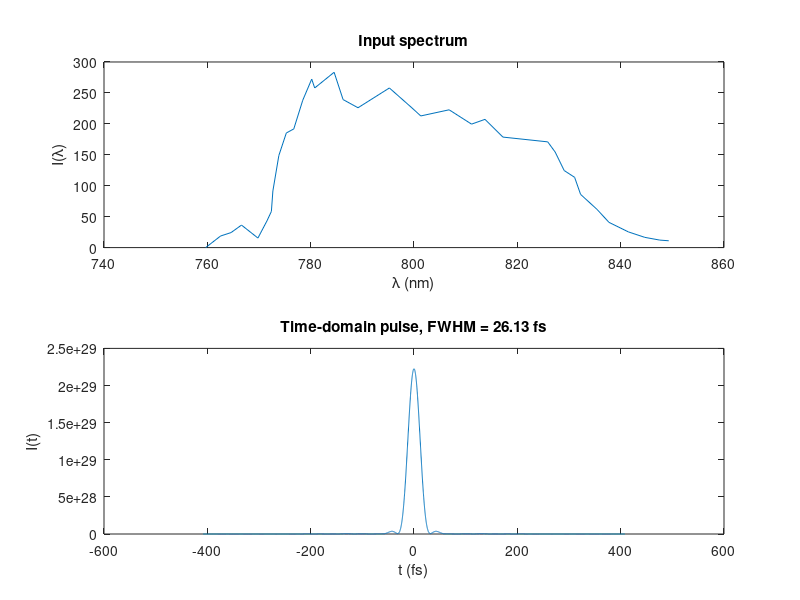

MATLAB code for this plot:
clear; close all; clc;
%% Load spectrum: columns = [lambda_nm, I_lambda]
load('Real_data.mat');   % <-- change filename as needed
lambda_nm = wavelengths_nm;               % wavelength in nm
I_lambda  = abs(y_pixels-max(y_pixels));               % spectral intensity (arb. units)

% Ensure column vectors and sort by wavelength
[lambda_nm, idx] = sort(lambda_nm(:));
I_lambda         = I_lambda(idx);

%% Convert wavelength axis to angular frequency axis
c = 299792458;
lambda_m = lambda_nm*1e-9;
omega   = 2*pi*c./lambda_m;          % non-uniform, descending

% Uniform omega grid
Nspec      = numel(omega);
omega_min  = min(omega);
omega_max  = max(omega);
omega_u    = linspace(omega_min, omega_max, Nspec).';
I_omega    = interp1(omega, I_lambda, omega_u, 'linear', 0);

%% Zero padding in frequency domain
ZP_factor  = 200;                      % interpolation factor in time
Nfft       = ZP_factor * Nspec;

% Centered spectrum, then pad with zeros
E_omega0   = sqrt(I_omega);         % flat phase
% E_omega0   = fftshift(E_omega0);

pad_total  = Nfft - Nspec;
pad_left   = floor(pad_total/2);
pad_right  = pad_total - pad_left;

E_omega_pad = [zeros(pad_left,1); E_omega0; zeros(pad_right,1)];

% New uniform omega grid matching padded array
domega     = omega_u(2) - omega_u(1);
omega_u_pad = ( (-(Nfft/2):(Nfft/2-1)).' ) * domega + mean(omega_u);

%% IFFT to time domain
% E_t = ifft(ifftshift(E_omega_pad)) * Nfft * domega / (2*pi);
E_t = ifft(E_omega_pad) * Nfft * domega / (2*pi);
% Time axis
T  = 2*pi/domega;                   % unchanged total window
dt = T/Nfft;                        % smaller time step due to padding
t  = (-Nfft/2:Nfft/2-1).' * dt;

%% Intensity and FWHM
I_t = abs(fftshift(E_t)).^2;

Imax = max(I_t);
half = Imax/2;
above = find(I_t >= half);
t_FWHM = t(above(end)) - t(above(1));

fprintf('Transform-limited pulse duration (FWHM) = %.3e s\n', t_FWHM);

%% Plots
figure;
subplot(2,1,1);
plot(lambda_nm, I_lambda);
xlabel('\lambda (nm)'); ylabel('I(\lambda)');
title('Input spectrum');

subplot(2,1,2);
plot(t*1e15, I_t);
xlabel('t (fs)'); ylabel('I(t)');
title(sprintf('Time-domain pulse, FWHM = %.2f fs', t_FWHM*1e15));